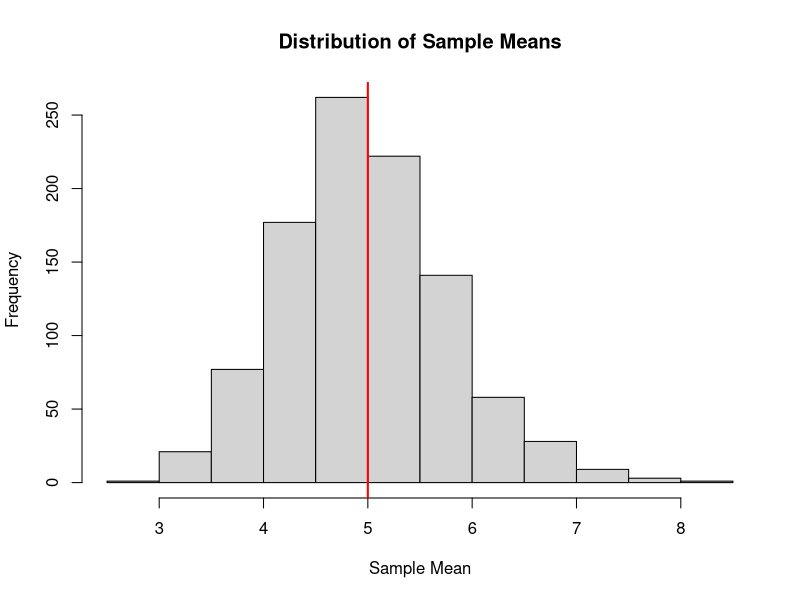
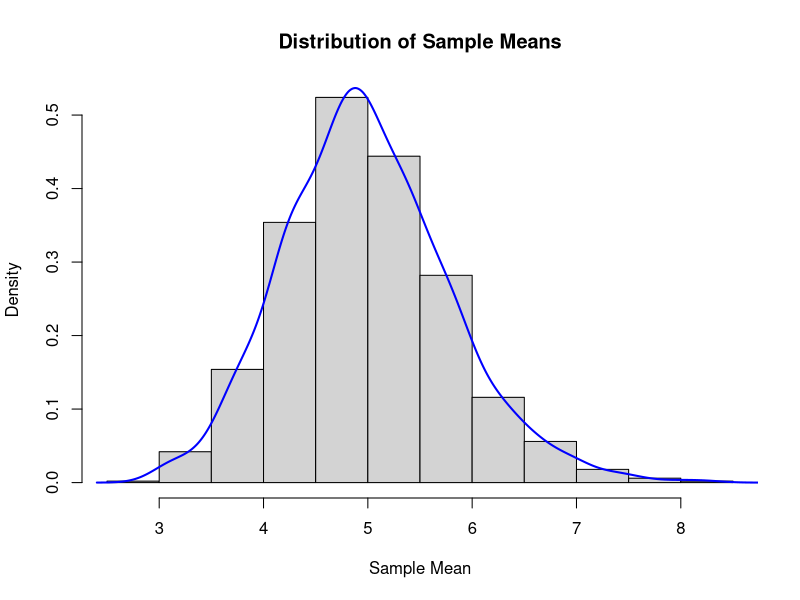
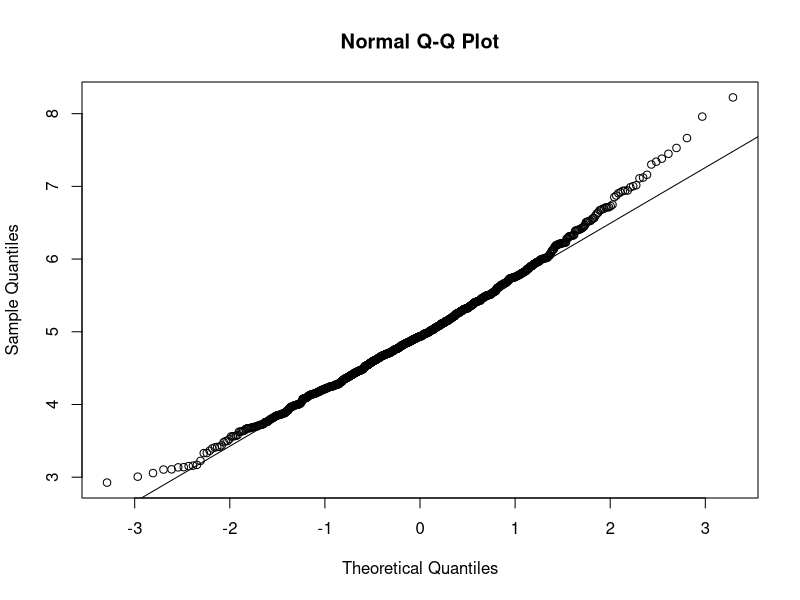

Reproduce these figures in R, in order.
## ---- chunk 1
set.seed(42)
lambda <- 0.2
n <- 40
num_sims <- 1000

sim_means <- replicate(num_sims, mean(rexp(n, lambda)))

#Sample Mean versus Theoretical Mean
#The theoretical mean of the exponential distribution is 1/lambda. Let's compare the sample mean from our simulations to the theoretical mean:

theoretical_mean <- 1/lambda
sample_mean <- mean(sim_means)

paste("Theoretical Mean:", theoretical_mean)
paste("Sample Mean:", sample_mean)

#We can visualize the distribution of sample means using a histogram:

hist(sim_means, main = "Distribution of Sample Means", xlab = "Sample Mean")
abline(v = theoretical_mean, col = "red", lwd = 2)

#The red vertical line represents the theoretical mean.
#Sample Variance versus Theoretical Variance
#The theoretical variance of the exponential distribution is (1/lambda)^2. Let's compare the sample variance from our simulations to the theoretical variance:

theoretical_var <- (1/lambda)^2
sample_var <- var(sim_means)

paste("Theoretical Variance:", theoretical_var)
paste("Sample Variance:", sample_var)

#Distribution
#To check if the distribution of sample means is approximately normal, we can create a histogram and a Q-Q plot:

hist(sim_means, main = "Distribution of Sample Means", xlab = "Sample Mean", prob = TRUE)
lines(density(sim_means), col = "blue", lwd = 2)

qqnorm(sim_means)
qqline(sim_means)

#If the distribution is approximately normal, the histogram should resemble a bell curve, and the Q-Q plot should show the points falling close to the straight line.





